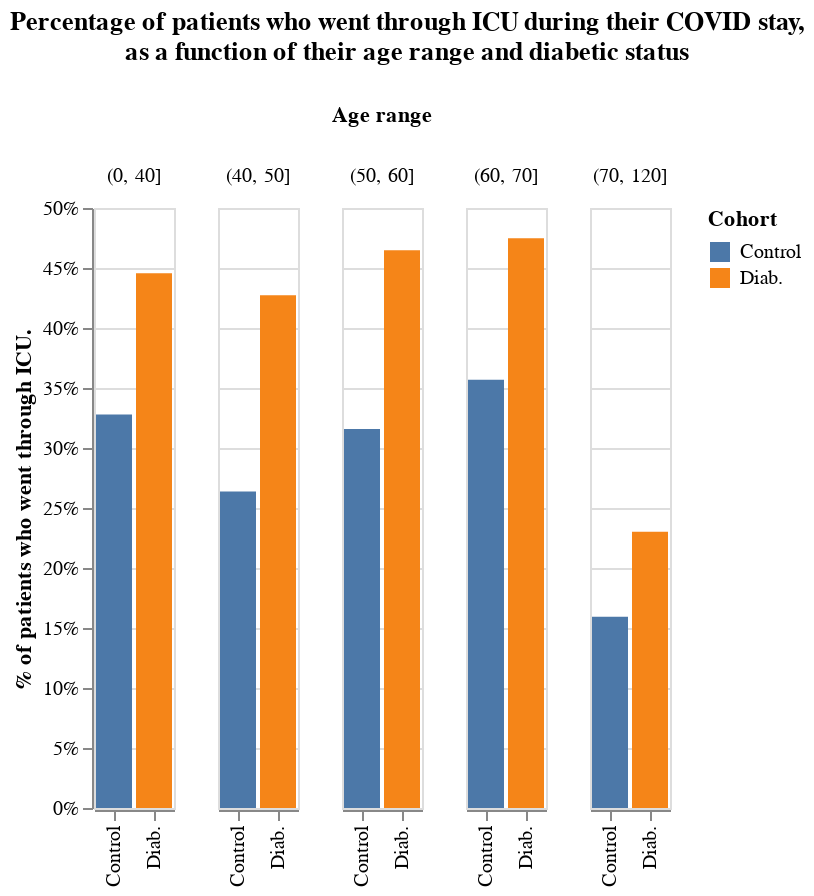

The cell this chart's notebook holds for it:
### Code cell
bars = (
    alt.Chart(
        stats,
        title=[
            "Percentage of patients who went through ICU during their COVID stay, ",
            "as a function of their age range and diabetic status",
            " ",
        ],
    )
    .mark_bar()
    .encode(
        x=alt.X("cohorte:N", title=""),
        y=alt.Y(
            "percent_icu",
            title="% of patients who went through ICU.",
            axis=alt.Axis(format="%"),
        ),
        color=alt.Color("cohorte:N", title="Cohort"),
        column=alt.Column("age:N", title="Age range"),
    )
)

bars = bars.configure_title(anchor="middle", baseline="bottom")
bars

### Figure 1 — Vega-Lite specification as saved in the notebook (floating-point values rounded to 4 significant figures)
{"config": {"view": {"continuousWidth": 400, "continuousHeight": 300}, "title": {"anchor": "middle", "baseline": "bottom"}}, "data": {"name": "data-55507a07f81645e51f63eaba5b403390"}, "mark": "bar", "encoding": {"color": {"type": "nominal", "field": "cohorte", "title": "Cohort"}, "column": {"type": "nominal", "field": "age", "title": "Age range"}, "x": {"type": "nominal", "field": "cohorte", "title": ""}, "y": {"type": "quantitative", "axis": {"format": "%"}, "field": "percent_icu", "title": "% of patients who went through ICU."}}, "title": ["Percentage of patients who went through ICU during their COVID stay, ", "as a function of their age range and diabetic status", " "], "$schema": "https://vega.github.io/schema/vega-lite/v4.8.1.json", "datasets": {"data-55507a07f81645e51f63eaba5b403390": [{"age": "(0, 40]", "cohorte": "Control", "percent_icu": 0.328}, {"age": "(0, 40]", "cohorte": "Diab.", "percent_icu": 0.4456}, {"age": "(40, 50]", "cohorte": "Control", "percent_icu": 0.2637}, {"age": "(40, 50]", "cohorte": "Diab.", "percent_icu": 0.4272}, {"age": "(50, 60]", "cohorte": "Control", "percent_icu": 0.3159}, {"age": "(50, 60]", "cohorte": "Diab.", "percent_icu": 0.4647}, {"age": "(60, 70]", "cohorte": "Control", "percent_icu": 0.3568}, {"age": "(60, 70]", "cohorte": "Diab.", "percent_icu": 0.4748}, {"age": "(70, 120]", "cohorte": "Control", "percent_icu": 0.1593}, {"age": "(70, 120]", "cohorte": "Diab.", "percent_icu": 0.2302}]}}
